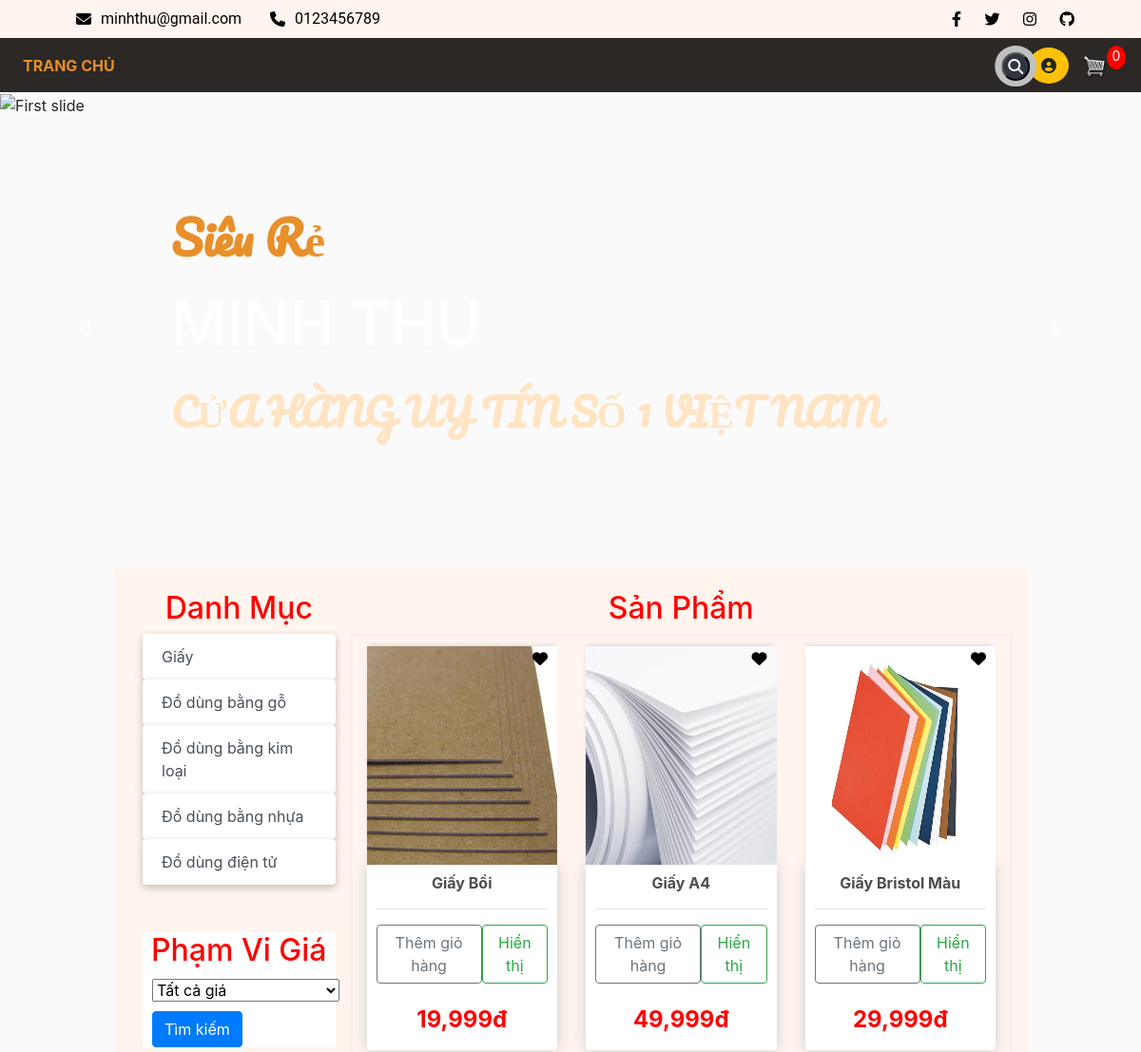
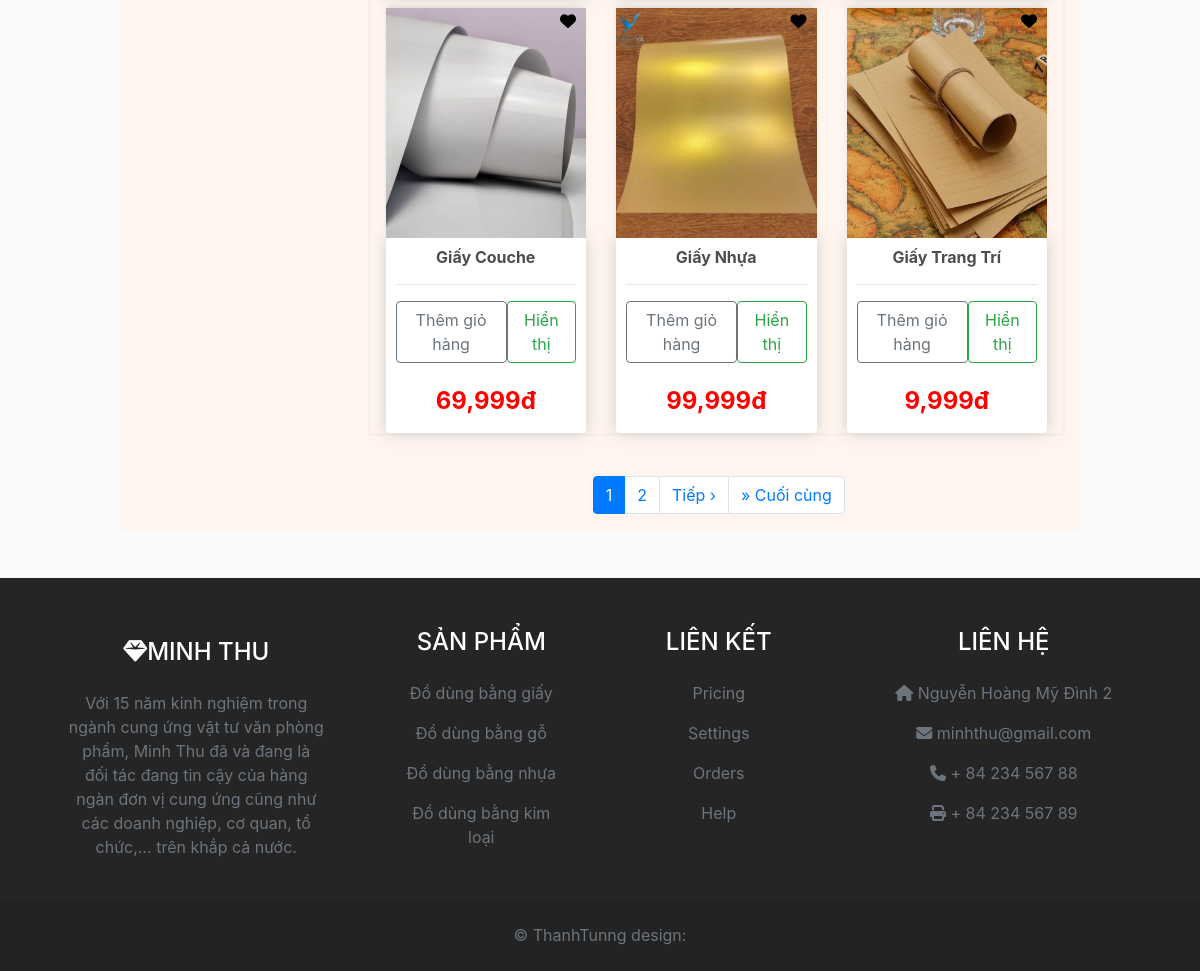
The page / on the database its author committed (2 pictures, top to bottom).
### store/models.py (models this page shows, shortened)
class Category(models.Model):
    name = models.CharField(max_length=200, null = True)

class Product(models.Model):
    name = models.CharField(max_length= 200, null= True)
    price = models.FloatField()
    category = models.ForeignKey(Category, null= True, on_delete=models.SET_NULL, blank= True)
    digital = models.BooleanField(default= False, null = True, blank= False)
    image = models.ImageField(null=True, blank= True)
    @property
    def imageURL(self):
        try:
            url = self.image.url
        except:
            url = ''
        return url

### store/views.py (the view, shortened to what this page needs)
# urls.py: path('', include('store.urls')),
def store(request):
    category_id = request.GET.get('category')
    if category_id:
        category = Category.objects.get(id=category_id)
        products = Product.objects.filter(category=category_id)
    else:
        category = None
        products = Product.objects.all()
    data = cartData(request)
    cartItems = data['cartItems']
    order = data['order']
    items = data['items']
    categories = Category.objects.all()
    if 'q' in request.GET:
        query = request.GET['q']
        if query:
            products = products.filter(name__icontains=query)
    paginator = Paginator(products, 6)  # Giới hạn 10 sản phẩm trên mỗi trang
    page = request.GET.get('page')
    try:
        products = paginator.page(page)
    except PageNotAnInteger:
        products = paginator.page(1)
    except EmptyPage:
        products = paginator.page(paginator.num_pages)
    context = {'products': products, 'categories': categories, 'category': category, 'cartItems':cartItems}
    return render(request, 'store/store.html', context)

### store/utils.py (called while the page is built, shortened)
def cookieCart(request):
    try:
            cart = json.loads(request.COOKIES['cart'])
    except:
        cart = {}
    print('Cart:', cart)
    items = []
    order = {'get_cart_items':0, 'get_cart_total':0,'shipping': False}
    cartItems = order['get_cart_items']
    return {'cartItems': cartItems, 'order':order, 'items': items}

def cartData(request):
    if request.user.is_authenticated:#kiem tra xem nguoi dung da dang nhap vao trang web hay chua
        customer = request.user.customer#truy xuat doi tuong khach hang duoc lien ket voi nguoi dung
        order, created = Order.objects.get_or_create(customer = customer, complete = False)
        items = order.orderitem_set.all()
        cartItems = order.get_cart_items
    else:
        cookieData = cookieCart(request)
        cartItems = cookieData['cartItems']
        order = cookieData['order']
        items = cookieData['items']
    return {'cartItems': cartItems, 'order':order, 'items': items}

### store/templates/store/store.html (shortened to what this page needs)
{% extends 'store/main.html' %}
{% load static %}
{% load humanize %}
{% block content %}
<div class =" row" >
    <div class="col-lg-3 mx-auto" style = "margin-right: 50px">
        <div class="list-group" style = "float" >
            <h2 class="category-link" href="{% url 'store' %}" style = "text-align:center;  font-size: 2rem;font-weight: 500;" >Danh Mục  <span class="sr-only">(current)</span></h2>
            {% for category in categories %}
            <a href="/?category={{category.id}}" style = "border: none; box-shadow: rgba(0, 0, 0, 0.24) 0px 3px 8px; "
                class="list-group-item list-group-item-action btn btn-outline-success ">{{category.name}}</a>
            {% endfor %}
        </div>
        <div class="list-group" style = "background-color: white; margin-top: 50px " >
            <h2 style = "text-align:center; color: red; margin-bottom: 10px" >Phạm Vi Giá</h2>
            <form id="search-form"   >
                <select name="price_range" style = "margin-left: 10px" >
                    <option value="0" >Tất cả giá</option>
                </select>
                <button type="submit" class="btn btn-primary" style = "margin-top: 10px; margin-left: 10px" >Tìm kiếm</button>
            </form>
        </div>
    </div>
    <div id='products' class="col-lg-9 mx-auto">
        <h2 style = "text-align: center; color: red">Sản Phẩm</h2>
        <div class="row " style="border: 3px solid rgba(0, 0, 0, 0.025)">
            {% for product in products %}
                <div class="col-lg-4" >
                    <img style = "height: 230px; position: relative;  " class="thumbnail" src="{{product.imageURL}}">
                    <a href="">
                        <i class="fa-solid fa-heart" style = "margin-top: 5px;color:black; right: 25px; position: absolute; display: inline-block;" ></i>
                    </a>
                    <div class="box-element product">
                        <h6 style="text-align: center"><strong>{{product.name}}</strong></h6>
                        <hr>
                        <div style="display: flex; justify-content: space-around">
                            <button data-product="{{product.id}}" data-action="add" class="btn search-button btn-outline-secondary add-btn update-cart">Thêm giỏ hàng</button>
                            <a class="btn btn-outline-success" href="#">Hiển thị</a>
                        </div>
                        <br>
                        <div >
                            <h4 style="text-align: center; color: Red">
                                <strong>{{product.price|floatformat|intcomma}}đ</strong>
                            </h4>
                        </div>
                    </div>
                </div>
            {% endfor %}
        </div>
        <div>
            {% if products.has_other_pages %}
    <nav style = "margin-top: 40px; margin-left: 5px">
        <ul class="pagination justify-content-center">
            {% for i in products.paginator.page_range %}
                {% if products.number == i %}
                <li class="page-item active">
                    <span class="page-link">{{ i }} <span class="sr-only">(current)</span></span>
                </li>
                {% elif i > products.number|add:"-3" and i < products.number|add:"3" %}
                <li class="page-item">
                    <a class="page-link" href="?page={{ i }}">{{ i }}</a>
                </li>
                {% endif %}
            {% endfor %}
            {% if products.has_next %}
            <li class="page-item">
                <a class="page-link" href="?page={{ products.next_page_number }}">Tiếp &rsaquo;</a>
            </li>
            <li class="page-item">
                <a class="page-link" href="?page={{ products.paginator.num_pages }}">&raquo; Cuối cùng</a>
            </li>
            {% endif %}
        </ul>
    </nav>
{% endif %}
        </div>
    </div>
</div>
{% endblock content %}

### static/css/main.css (style rules this page uses)
body { background-color: hsl(0, 0%, 98%); }
h1, h3, h4, h5, h6 { color: hsl(0, 0%, 30%); }
.category-link { color: red; }
.box-element { box-shadow: hsl(0, 0%, 80%) 0 0 16px; background-color: #fff; border-radius: 4px; padding: 10px; }
.thumbnail { width: 100%; height: 300px; -webkit-box-shadow: -1px -3px 5px -2px rgba(214, 214, 214, 1); -moz-box-shadow: -1px -3px 5px -2px rgba(214, 214, 214, 1); box-shadow: -1px -3px 5px -2px rgba(214, 214, 214, 1); }
.product { border-radius: 0 0 4px 4px; }
.col-lg-4, .col-lg-6, .col-lg-8, .col-lg-12 { margin-top: 10px; }

### rows shown on the page
Category: name "Giấy"
Category: name "Đồ dùng bằng gỗ"
Category: name "Đồ dùng bằng kim loại"
Category: name "Đồ dùng bằng nhựa"
Category: name "Đồ dùng điện tử"
Product: imageURL (picture), name "Giấy Bồi", price "19,999"
Product: imageURL (picture), name "Giấy A4", price "49,999"
Product: imageURL (picture), name "Giấy Bristol Màu", price "29,999"
Product: imageURL (picture), name "Giấy Couche", price "69,999"
Product: imageURL (picture), name "Giấy Nhựa", price "99,999"
Product: imageURL (picture), name "Giấy Trang Trí", price "9,999"

### other values the page prints
{{ cartItems }} "0"
{{ i }} "1"
{{ i }} "2"
